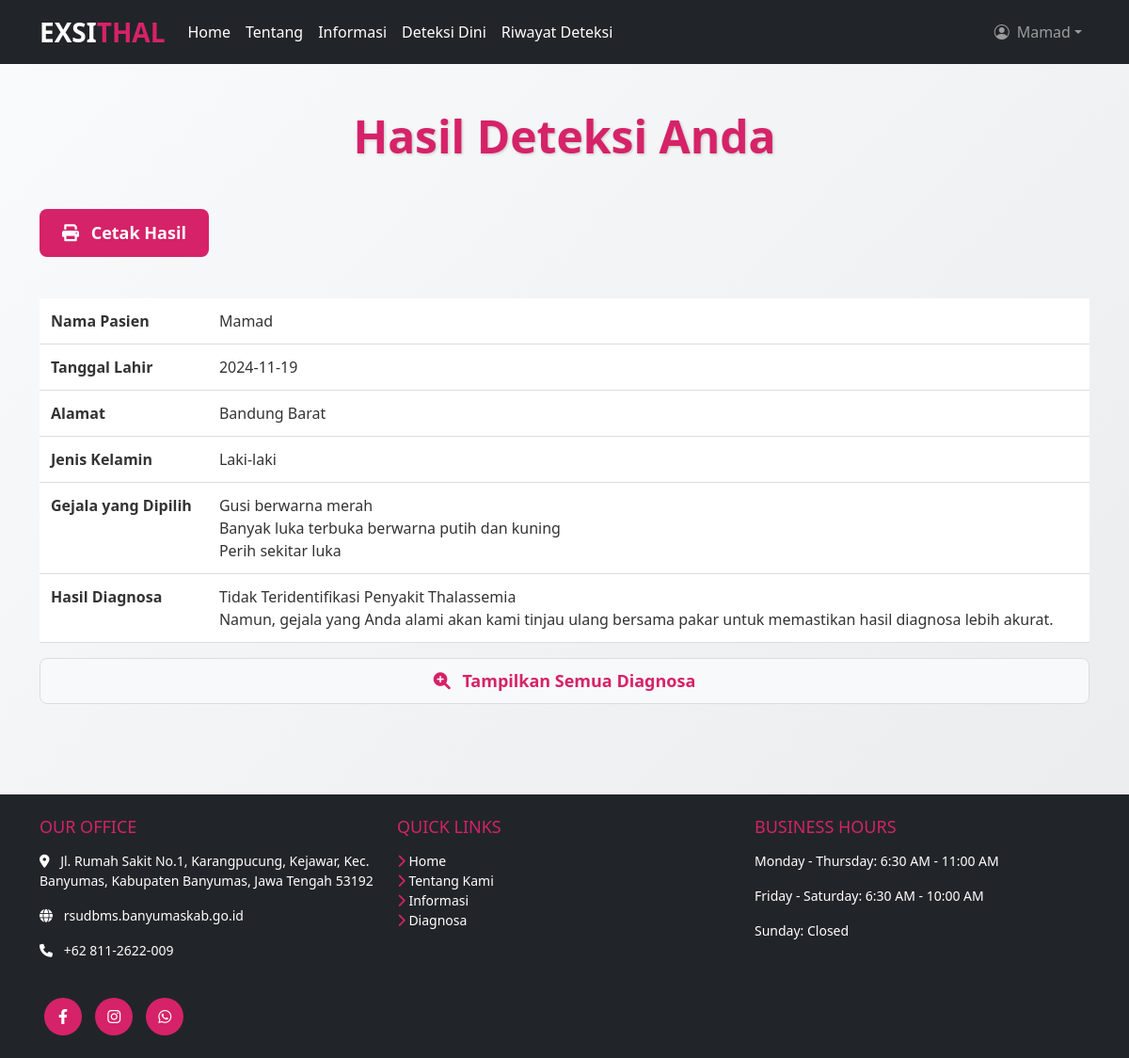
Screenshot of /page/hasil.php (signed in) with the database file from the repository.
### tables this page shows
CREATE TABLE `hasil` (
  `idhasil` int(11) NOT NULL,
  `iduser` int(11) DEFAULT NULL,
  `nama_pasien` varchar(100) DEFAULT NULL,
  `tanggallahir_pasien` date DEFAULT NULL,
  `alamat_pasien` text DEFAULT NULL,
  `jk_pasien` enum('Laki-laki','Perempuan') DEFAULT NULL,
  `gejala_terpilih` text DEFAULT NULL,
  `hasil_diagnosa` text DEFAULT NULL,
  `hasil_similarity` decimal(5,2) DEFAULT NULL,
  `created_at` timestamp NOT NULL DEFAULT current_timestamp(),
  `keseluruhan_diagnosa` longtext DEFAULT NULL CHECK (json_valid(`keseluruhan_diagnosa`)),
  `keseluruhan_similarity` longtext DEFAULT NULL CHECK (json_valid(`keseluruhan_similarity`)),
  `status_revisi` varchar(20) DEFAULT 'pending'
);

### page/hasil.php (the view, shortened to what this page needs)
<?php
include 'header.php';
require '../database/koneksi.php';
$userId = $_SESSION['user_id'];
$query = "SELECT * FROM hasil WHERE iduser = ? ORDER BY created_at DESC LIMIT 1";
$stmt = $conn->prepare($query);
$stmt->bind_param("i", $userId);
$stmt->execute();
$result = $stmt->get_result();
$lastResult = $result->fetch_assoc();
if (!$lastResult) {
    $lastResultMessage = "Tidak ada data diagnosa terakhir.";
} else {
    $lastResultMessage = $lastResult;
}
$queryAllDiagnoses = "SELECT * FROM hasil WHERE iduser = ? ORDER BY created_at DESC";
$stmtAll = $conn->prepare($queryAllDiagnoses);
$stmtAll->bind_param("i", $userId);
$stmtAll->execute();
$allDiagnosesResult = $stmtAll->get_result();
?>
<!DOCTYPE html>
<html lang="id">
<head>
    <link rel="stylesheet" href="https://cdnjs.cloudflare.com/ajax/libs/font-awesome/6.0.0-beta3/css/all.min.css">
    <link rel="stylesheet" href="../asset/css/index.css">
</head>
<body>
<section class="py-5 text-left" style="padding: 0 20px;">
<h2 class="navbar-brand large-text" style="color: #d62268; margin-bottom: 1rem; text-shadow: 1px 1px 3px rgba(0,0,0,0.2); text-align: center; font-size: calc(1.5rem + 2vw);">
        Hasil Deteksi Anda
    </h2>
        <div class="container my-5">
        <button class="btn custom-btn btn-lg" id="printBtn" onclick="redirectToPrintPage()">
            <i class="fas fa-print"></i> Cetak Hasil
        </button>
        <br><br>
        <div class="card-body">
            <table class="table">
                <tbody>
                    <tr>
                        <td><strong>Nama Pasien</strong></td>
                        <td><?php echo htmlspecialchars($lastResultMessage['nama_pasien']); ?></td>
                    </tr>
                    <tr>
                        <td><strong>Tanggal Lahir</strong></td>
                        <td><?php echo htmlspecialchars($lastResultMessage['tanggallahir_pasien']); ?></td>
                    </tr>
                    <tr>
                        <td><strong>Alamat</strong></td>
                        <td><?php echo htmlspecialchars($lastResultMessage['alamat_pasien']); ?></td>
                    </tr>
                    <tr>
                        <td><strong>Jenis Kelamin</strong></td>
                        <td><?php echo htmlspecialchars($lastResultMessage['jk_pasien']); ?></td>
                    </tr>
                    <tr>
                        <td><strong>Gejala yang Dipilih</strong></td>
                        <td>
                            <?php
                            $gejalaTerpilih = explode(',', $lastResultMessage['gejala_terpilih']);
                            if (is_array($gejalaTerpilih)) {
                                foreach ($gejalaTerpilih as $gejala) {
                                    echo htmlspecialchars($gejala) . "<br>";
                                }
                            }
                            ?>
                        </td>
                    </tr>
                    <tr>
                <td><strong>Hasil Diagnosa</strong></td>
                <td>
                    <?php
                    echo htmlspecialchars($lastResultMessage['hasil_diagnosa']);
                    if ($lastResultMessage['hasil_diagnosa'] == "Tidak Teridentifikasi Penyakit Thalassemia") {
                        echo "<br>Namun, gejala yang Anda alami akan kami tinjau ulang bersama pakar untuk memastikan hasil diagnosa lebih akurat.";
                    }
                    ?>
                </td>
            </tr>
                </tbody>
            </table>
        </div>
<link rel="stylesheet" href="https://cdnjs.cloudflare.com/ajax/libs/font-awesome/6.0.0-beta3/css/all.min.css">
<div class="card-body d-flex justify-content-between">
    <button class="btn custom-btn btn-lg" id="toggleDiagnosesBtn" onclick="toggleDiagnosesTable()">
        <i class="fas fa-search-plus" id="diagnosesIcon"></i> Tampilkan Semua Diagnosa
    </button>
</div>
</div>
</section>
<?php include 'footer.php'; ?>
</body>
</html>

### asset/css/index.css (style rules this page uses)
.container { position: relative; z-index: 3; color: white; }
.navbar-brand { font-size: 28px; font-weight: bold; }
.custom-btn { background-color: #d62268; color: white; border-radius: 50px; border: none; padding: 10px 30px; font-weight: bold; }
.large-text { font-size: 3em; }

### asset/css/info.css (style rules this page uses)
.card-body { flex: 1; display: flex; flex-direction: column; justify-content: space-between; }
section { background-color: #f8f9fa; background-image: linear-gradient(135deg, rgba(255, 255, 255, 0.2), rgba(0, 0, 0, 0.05)); }

### page/hasil.php (style rules this page uses)
.btn.custom-btn { padding: 10px 20px; font-size: 16px; width: auto; max-width: none; white-space: nowrap; display: inline-block; }
.container { margin: 0 auto; }
.btn.custom-btn { padding: 12px 24px; font-size: 18px; background-color: #d62268; color: white; border: none; border-radius: 8px; transition: background-color 0.3s ease; width: auto; }
.btn.custom-btn i { margin-right: 8px; }
h2.navbar-brand { color: #d62268; margin-bottom: 1rem; text-shadow: 1px 1px 3px rgba(0, 0, 0, 0.2); text-align: center; font-size: calc(1.5rem + 2vw); }
.table { width: 100%; margin-top: 20px; border-collapse: collapse; }
.table th, .table td { padding: 12px; text-align: left; border-bottom: 1px solid #ddd; }
.table td { background-color: #fff; color: #333; }
#toggleDiagnosesBtn { background-color: #f8f9fa; border: 1px solid #ddd; color: #d62268; font-weight: bold; padding: 10px 20px; border-radius: 8px; transition: background-color 0.3s ease; }

### rows the page displays
hasil: nama_pasien "Mamad", tanggallahir_pasien "2024-11-19", alamat_pasien "Bandung Barat", jk_pasien "Laki-laki", gejala_terpilih "Gusi berwarna merah", gejala_terpilih "Banyak luka terbuka berwarna putih dan kuning", gejala_terpilih "Perih sekitar luka", hasil_diagnosa "Tidak Teridentifikasi Penyakit Thalassemia"

### other values shown
$_SESSION['namalengkap'] "Mamad"
